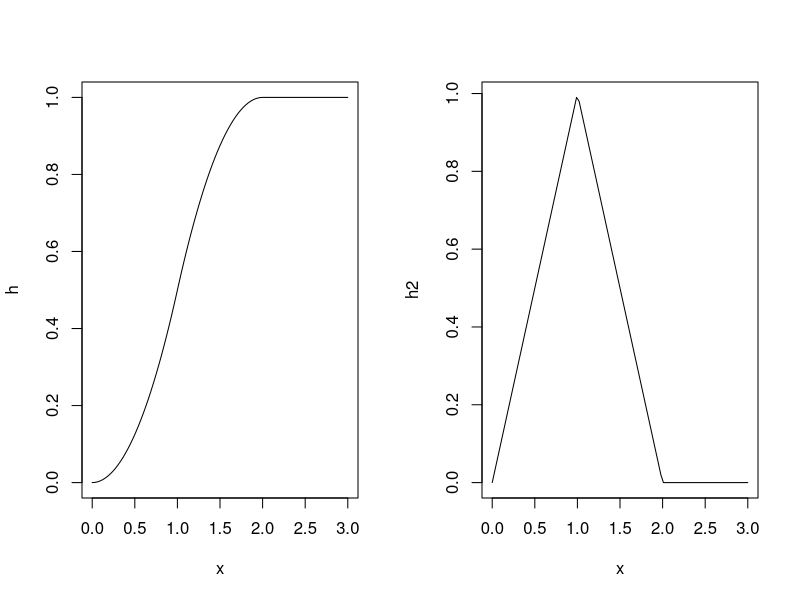

The R source for this figure:
# page number: 63

suppressWarnings({
	fz <- function(z) {
		y=list()
		for(i in z){
			if(i<0) y=c(y,0)
			else if(i<=1 && i>=0) y=c(y,i^2/2)
			else if(i>=1 && i<=2) return(1-((2-i)^2)/2)
			else if(i>1) y=c(y,1)
		}
		return(y)
	}

	density_f <- function(z){
		y=list()
		for(i in z){
			if(i<0) y=c(y,1)
			else if(i<=1 && i>=0) y=c(y,i)
			else if(i<=2 && i>=1) y=c(y,2-i)
			else if(i>1) y=c(y,0)
		}
		return(y)
	}

	par(mfrow=c(1,2))
	xlim=c(1,5)
	h <- Vectorize(fz)
	plot(h, 0,3)
	h2 <- Vectorize(density_f)
	plot(h2, 0,3)
})